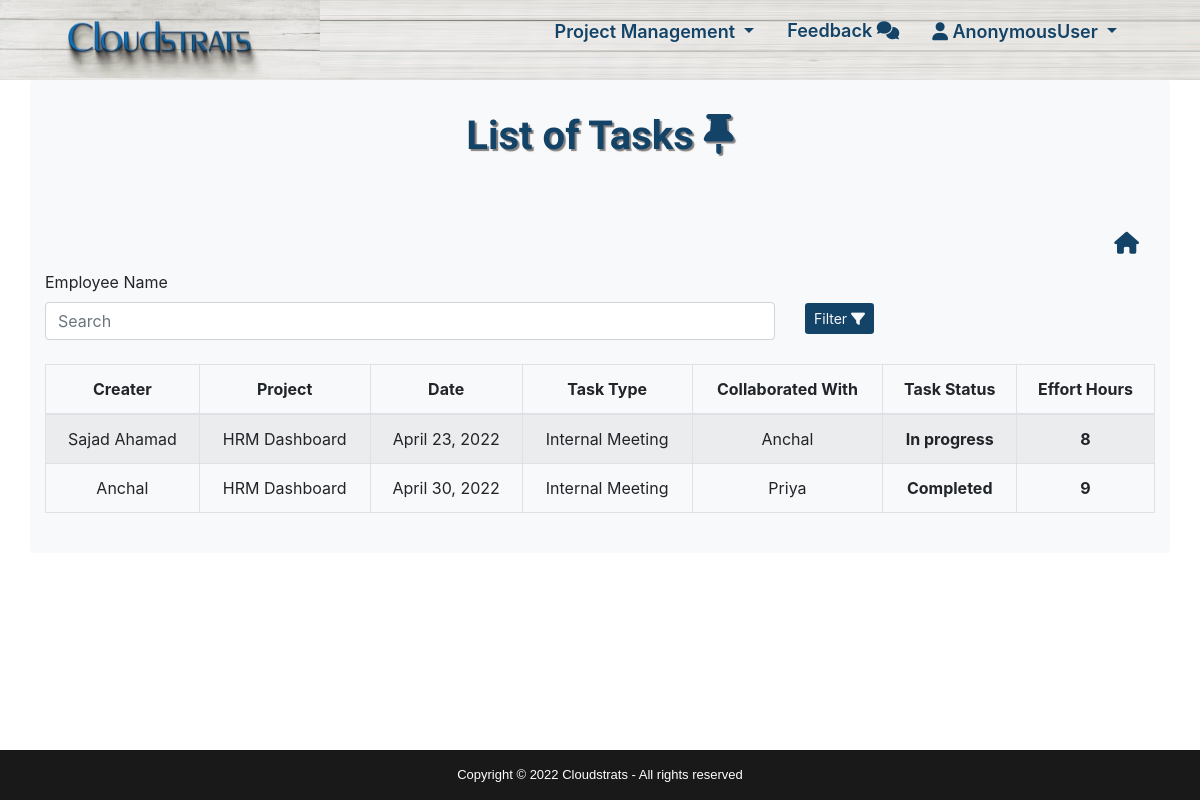
Screenshot of /Project_Management/tasklist/ with the database file from the repository.
### Project_Management/models.py (models this page shows)
class Task(models.Model):
    creater=models.CharField(max_length = 100)
    project=models.ForeignKey(Project, on_delete=models.CASCADE)
    date = models.DateField(auto_now=False, auto_now_add=False)
    task_type=models.IntegerField(choices=TASK_TYPE,default=1,null=True,blank=True)
    task_description=models.TextField(null=True,blank=True)
    Collaborated_with=models.ForeignKey(User, on_delete=models.CASCADE,null=True,blank=True)
    task_status=models.IntegerField(choices=PROJECT_TASK_STATUS,default=1,null=True,blank=True)
    effort_hours=models.IntegerField()

class Project(models.Model):
    project_title=models.CharField(max_length = 100)
    client_Name= models.CharField(max_length = 100, null=True, blank=True)
    creator= models.CharField(max_length = 100)
    vertical=models.ForeignKey(Vertical,on_delete=models.CASCADE,blank=True)
    CsOwner=models.ForeignKey(User, on_delete=models.CASCADE)
    manager=models.ForeignKey(User, on_delete=models.CASCADE, related_name="project_owner")
    priority=models.IntegerField(choices=PRIORITY_TYPE,default=1,null=True,blank=True)
    project_type=models.IntegerField(choices=PROJECT_TYPE,default=1,null=True,blank=True)
    start_date = models.DateField(null=True,blank=True)
    end_date = models.DateField(null=True,blank=True)
    remark = models.TextField(null=True, blank=True)
    description=models.TextField(null=True,blank=True)
    approval_status=models.IntegerField(choices=APPROVAL_STATUS,default=1,null=True,blank=True)
    project_status=models.IntegerField(choices=PROJECT_STATUS,default=1,null=True,blank=True)
    attachment = models.FileField(upload_to='media')
    def __str__(self):
        return self.project_title

### Project_Management/views.py (the view)
# urls.py: path('Project_Management/tasklist/',views.tasklist),#url For seeing projectlist
def tasklist(request):
    if 'q' in request.GET:
        q = request.GET['q']
        data = Task.objects.filter(creater__icontains=q)
    else:
        data = Task.objects.all()
    return render(request, 'Projectmanagement/tasklist.html',{'data': data})

### templates/Projectmanagement/tasklist.html (shortened to what this page needs)
{% extends 'base.html' %}
{% load widget_tweaks %}
{% load static %}
{% block nav %}
<div class="collapse navbar-collapse" id="navbarSupportedContent">
    <ul class="navbar-nav ml-auto" style="margin-top: -7px !important;">
        <li class="nav-link nav-item dropdown px-3">
            <span class="btn p-0 dropdown-toggle" type="button" id="dropdownMenuButton" data-toggle="dropdown"
                aria-haspopup="true" aria-expanded="false"
                style="outline: none;font-weight: 600; color: #144368; font-size: 18px;">
                Project Management
            </span>
        </li>
        {% if request.user.is_superuser %}
        <li class="nav-link nav-item px-3">
            <a href="/Project_Management/Reviewdetail"
                style="text-decoration: none; font-weight: 600; color: #144368; font-size: 18px;">
                See Feedback&nbsp;<i class="fa-solid fa-comments"></i>
            </a>
        </li>
        {% else %}
        <li class="nav-link nav-item px-3">
            <a href="/Project_Management/Reviewfun"
                style="text-decoration: none; font-weight: 600; color: #144368; font-size: 18px;">
                Feedback&nbsp;<i class="fa-solid fa-comments"></i>
            </a>
        </li>
        {% endif %}
        <li class="nav-link nav-item dropdown px-3">
          <span class="btn p-0 dropdown-toggle" type="button" id="dropdownMenuButton" data-toggle="dropdown"
              aria-haspopup="true" aria-expanded="false"
              style="outline: none;font-weight: 600; color: #144368; font-size: 18px;">
              <i class="fa-solid fa-user"></i> {{ request.user }}
          </span>
      </li>
    </ul>
    </nav>
{% endblock %}
{% block body %}
<div class="container bg-light rounded py-4" style="margin-top: -9rem !important;">
  <form method="get">
    <h1 style="color: #144368; font-family: Chivo; text-shadow: 2px 2px 1px #817f7f; font-weight: 700 !important;" class="mt-2 text-center">List of Tasks <i class="fa-solid fa-thumbtack"></i></h1>
    <div class="row justify-content-start">
      <div class="col-md-2 offset-md-10 mt-5 text-right">
        <a href="/mainpage/" style="color: #144368; font-size: 22px; "><i class="fa fa-home m-3"></i></a>
      </div>
      <div class="col-md-8">
        <label>Employee Name</label>
        <form class="form-inline my-2 my-lg-0">
          <input class="form-control mr-sm-2" name="q" type="search" placeholder="Search" aria-label="Search">
        </div>
          <div class="col-md-4">
            <button type="submit" class="btn btn-sm text-light" style="background-color: #144368; margin-top: 33px;">
               Filter <i class="fa-solid fa-filter"></i>
            </button>
          </div>
        </div>
      </form>
    <br>
    <table class="table text-center table-striped table-hover table-bordered">
      <thead>
        <tr>
          <th scope="col">Creater</th>
          <th scope="col">Project</th>
          <th scope="col">Date</th>
          <th scope="col">Task Type</th>
          <th scope="col">Collaborated With</th>
          <th scope="col">Task Status</th>
          <th scope="col">Effort Hours</th>
        </tr>
      </thead>
      <tbody>
        {% for i in data %}
        <tr>
          <td>{{i.creater}}</td>
          <td>{{i.project}}</td>
          <td>{{i.date}}</td>
          <td>{{i.get_task_type_display}}</td>
          <td>{{i.Collaborated_with}}</td>
          <th>{{i.get_task_status_display}}</th>
          <th>{{i.effort_hours}}</th>
          {% endfor %}
      </tbody>
    </table>
</div>
{% endblock %}

### static/css/style.css (style rules this page uses)
:root { --color1: #144368; }
body { background-color: #fff; }

### templates/base.html (style rules this page uses)
body::after { content: ''; display: block; height: 50px; }

### rows the page displays
Task: creater "Sajad Ahamad", project "HRM Dashboard", date "April 23, 2022", task_type "Internal Meeting", Collaborated_with "Anchal", task_status "In progress", effort_hours "8"
Task: creater "Anchal", project "HRM Dashboard", date "April 30, 2022", task_type "Internal Meeting", Collaborated_with "Priya", task_status "Completed", effort_hours "9"

### other values shown
{{ request.user }} "AnonymousUser"
